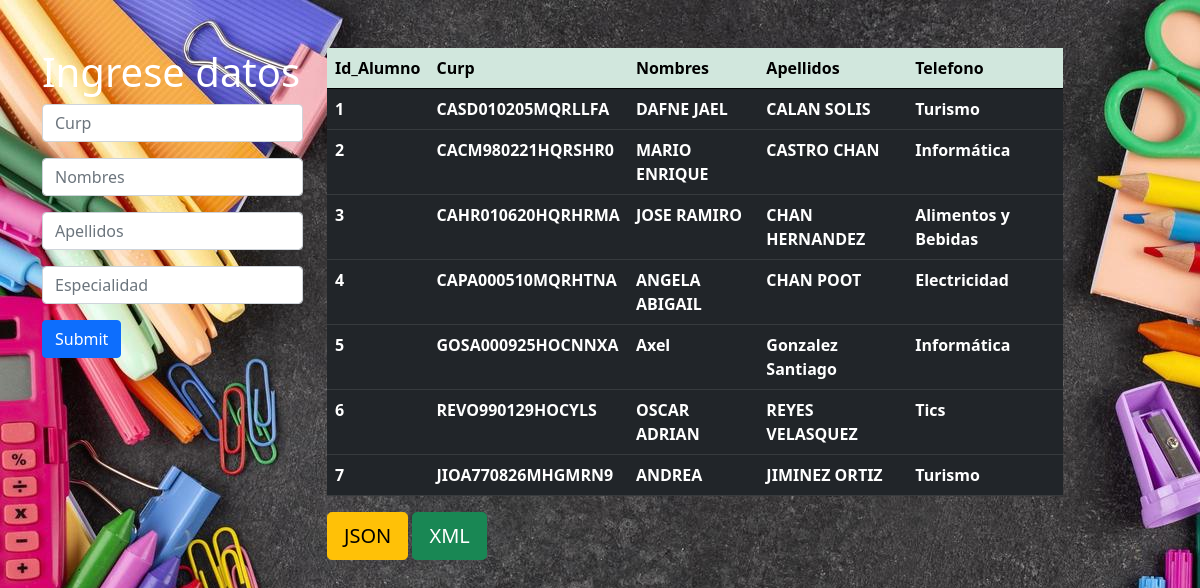
The page / on the database its author committed.
### tables this page shows
CREATE TABLE `alumno` (
  `id_alumno` int(11) NOT NULL,
  `curp` varchar(17) NOT NULL,
  `nombre` varchar(100) NOT NULL,
  `apellidos` varchar(100) NOT NULL,
  `especialidad` varchar(100) NOT NULL
);

### index.php (the view, shortened to what this page needs)
<?php
    $con=conectar();
    $sql="SELECT *  FROM alumno";
    $query=mysqli_query($con,$sql);
?>
<!DOCTYPE html>
<html lang="en">
    <head>
        <link href="style_m.css?126567" rel="stylesheet">
        <link href="https://cdn.jsdelivr.net/npm/bootstrap@5.0.0-beta1/dist/css/bootstrap.min.css" rel="stylesheet">
    </head>
    <body>
    <div class="container mt-5">
                    <div class="row">
                        <div class="col-md-3">
                            <h1 class="text-white">Ingrese datos</h1>
                                <form action="insertar.php" method="POST">
                                    <input type="text" class="form-control mb-3" name="curp" placeholder="Curp">
                                    <input type="text" class="form-control mb-3" name="nombre" placeholder="Nombres">
                                    <input type="text" class="form-control mb-3" name="apellidos" placeholder="Apellidos">
                                    <input type="text" class="form-control mb-3" name="especialidad" placeholder="Especialidad">
                                    <input type="submit" class="btn btn-primary">
                                </form>
                        </div>
                        <div class="col-md-8">
                            <table class="table table-dark" >
                                <thead class="table-success table-striped" >
                                    <tr>
                                        <th>Id_Alumno</th>
                                        <th>Curp</th>
                                        <th>Nombres</th>
                                        <th>Apellidos</th>
                                        <th>Telefono</th>
                                    </tr>
                                </thead>
                                <tbody>
                                        <?php
                                            while($row=mysqli_fetch_array($query)){
                                        ?>
                                            <tr>
                                                <th><?php  echo $row['id_alumno']?></th>
                                                <th><?php  echo $row['curp']?></th>
                                                <th><?php  echo $row['nombre']?></th>
                                                <th><?php  echo $row['apellidos']?></th>
                                                <th><?php  echo $row['especialidad']?></th>
                                            </tr>
                                        <?php
                                            }
                                        ?>
                                </tbody>
                            </table>
                            <a class="btn btn-warning btn-lg" href="json.php" role="button">JSON</a>
                                    <a class="btn btn-success btn-lg" href="xml.php" role="button">XML</a>
                        </div>
                    </div>
            </div>
    </body>
</html>

### style_m.css (style rules this page uses)
body { background-image: url("scholl.jpg"); background-repeat:no-repeat; margin-top: auto; }

### rows shown on the page
alumno: id_alumno "1", curp "CASD010205MQRLLFA", nombre "DAFNE JAEL", apellidos "CALAN SOLIS", especialidad "Turismo"
alumno: id_alumno "2", curp "CACM980221HQRSHR0", nombre "MARIO ENRIQUE", apellidos "CASTRO CHAN", especialidad "Informática"
alumno: id_alumno "3", curp "CAHR010620HQRHRMA", nombre "JOSE RAMIRO", apellidos "CHAN HERNANDEZ", especialidad "Alimentos y Bebidas"
alumno: id_alumno "4", curp "CAPA000510MQRHTNA", nombre "ANGELA ABIGAIL", apellidos "CHAN POOT", especialidad "Electricidad"
alumno: id_alumno "5", curp "GOSA000925HOCNNXA", nombre "Axel", apellidos "Gonzalez Santiago", especialidad "Informática"
alumno: id_alumno "6", curp "REVO990129HOCYLS", nombre "OSCAR ADRIAN", apellidos "REYES VELASQUEZ", especialidad "Tics"
alumno: id_alumno "7", curp "JIOA770826MHGMRN9", nombre "ANDREA", apellidos "JIMINEZ ORTIZ", especialidad "Turismo"
